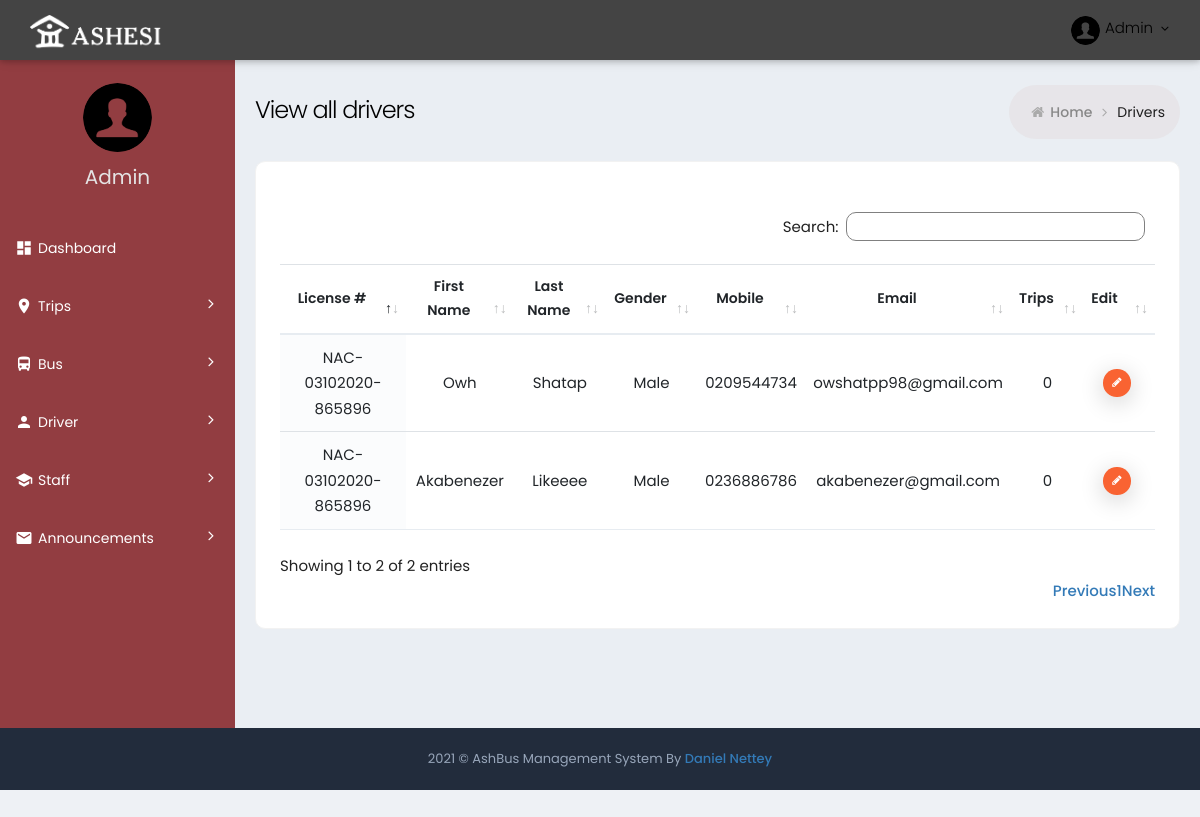
Page /driver/ on the earlier database version.
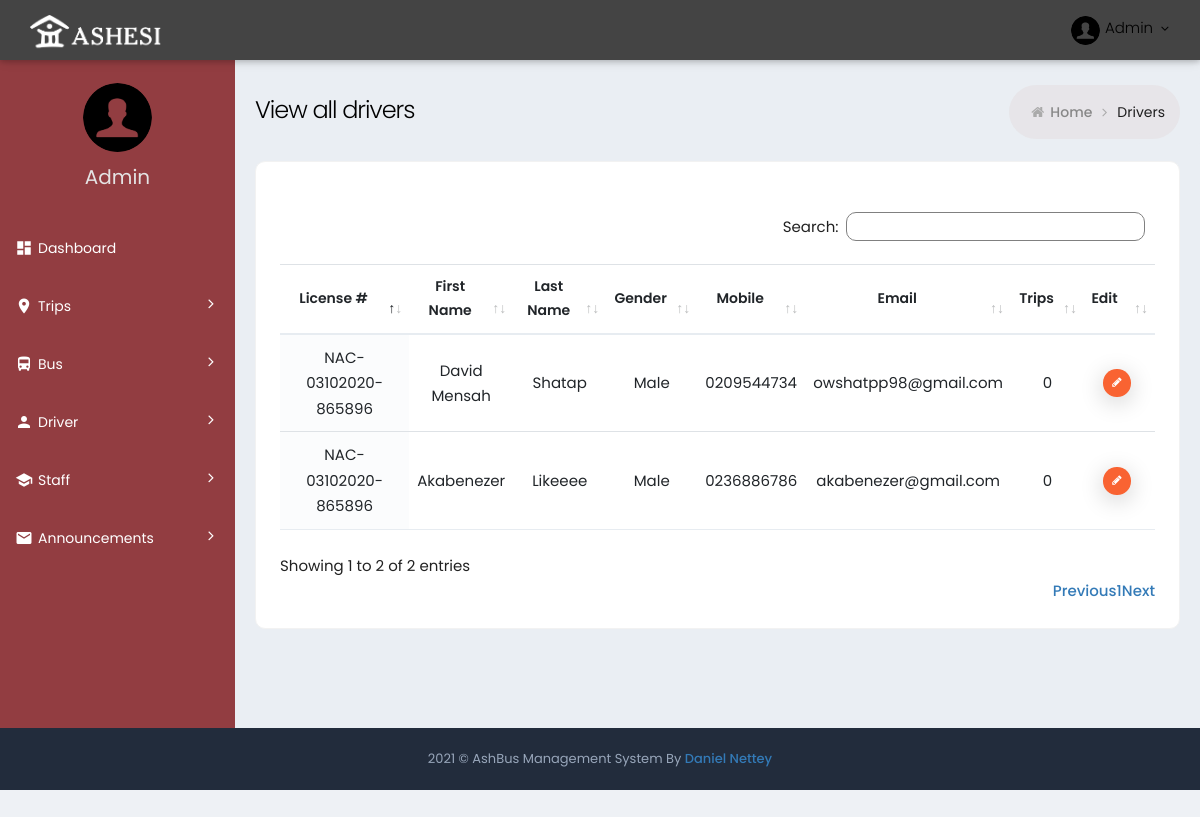
Same page on the later database version.
### ashbus/ashbus_web/models.py (models this page shows, shortened)
class Driver(models.Model):
    license_number = models.CharField(max_length=20)
    person = models.ForeignKey(Person, on_delete=models.CASCADE)

class Person(models.Model):
    email = models.CharField(max_length=40)
    first_name = models.CharField(max_length=20)
    last_name = models.CharField(max_length=20)
    mobile = models.CharField(max_length=20)
    gender = models.CharField(max_length=10)
    number_of_trips = models.IntegerField(default=0)

### ashbus/ashbus_web/views.py (the view)
# urls.py: path('driver/', DriverView, name="driver"),
def DriverView(request):
    driver = Driver.objects.all()
    return render(request, "drivers.html", {"driver":driver})

### ashbus/ashbus_web/templates/drivers.html
{% extends 'innerBase.html'  %}
{% block Content %}
<div class="page-content-wrapper">
	<div class="page-content">
		<div class="page-bar">
			<div class="page-title-breadcrumb">
				<div class=" pull-left">
					<div class="page-title">View all drivers</div>
				</div>
				<ol class="breadcrumb page-breadcrumb pull-right">
					<li><i class="fa fa-home"></i>&nbsp;<a class="parent-item" href="{% url 'index' %}">Home</a>&nbsp;<i
							class="fa fa-angle-right"></i>
					</li>
					<li class="active">Drivers</li>
				</ol>
			</div>
		</div>
		<div class="row">
			<div class="col-md-12">
				<div class="card card-box">
					<div class="card-body ">
						<div class="row p-b-20">
						</div>
						<div class="table-scrollable">
							<table class="table table-hover table-checkable order-column full-width" id="example4">
								<thead>
									<tr>
										<th class="center"> License # </th>
										<th class="center"> First Name </th>
										<th class="center"> Last Name</th>
										<th class="center"> Gender </th>
										<th class="center"> Mobile </th>
										<th class="center"> Email </th>
										<th class="center"> Trips </th>
										<th class="center"> Edit </th>
									</tr>
								</thead>
								<tbody>
									{% for driver in driver %}
									<form action="">
										<tr class="odd gradeX">
											<td class="center"> {{ driver.license_number }} </td>
											<td class="center"> {{ driver.person.first_name }} </td>
											<td class="center"> {{ driver.person.last_name }} </td>
											<td class="center"> {{ driver.person.gender }} </td>
											<td class="center"> {{ driver.person.mobile }} </td>
											<td class="center"> {{ driver.person.email }} </td>
											<td class="center"> {{ driver.person.number_of_trips }} </td>
											<td class="center">
												<a href="{% url 'edit_driver' driver.id %}" class="btn btn-tbl-delete btn-xs">
													<i class="fa fa-pencil"></i>
												</a>
											</td>
										</tr>
									</form>
									{% endfor %}
								</tbody>
							</table>
						</div>
					</div>
				</div>
			</div>
		</div>
	</div>
</div>
{% endblock Content %}

Differences in the rows shown:
changed through a linked row, Driver "Shatap": person.first_name "Owh" → "David Mensah"
